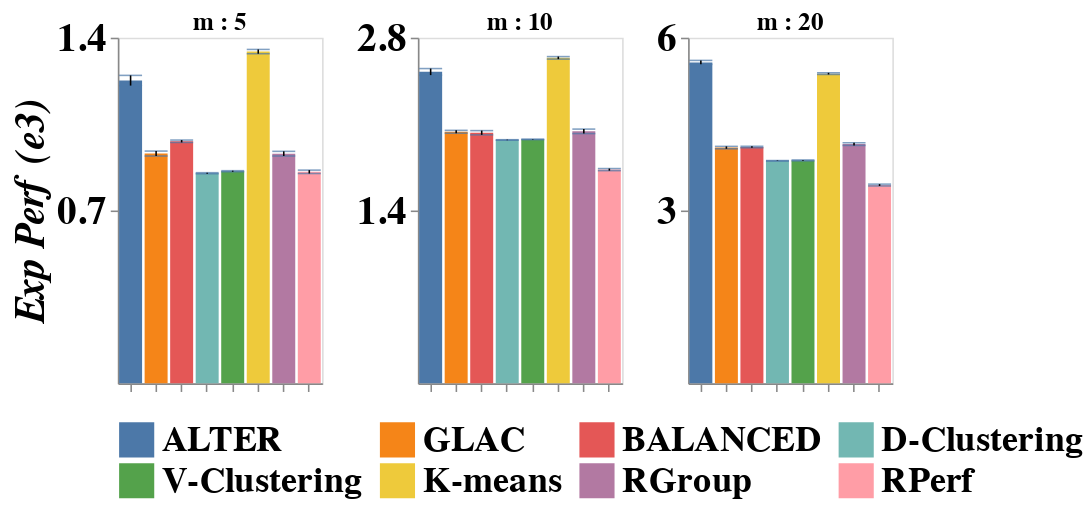

This figure's notebook cell:
### Code cell
(exps[0] | exps[1] | exps[2]).configure_title(fontSize=16, offset=-10)
